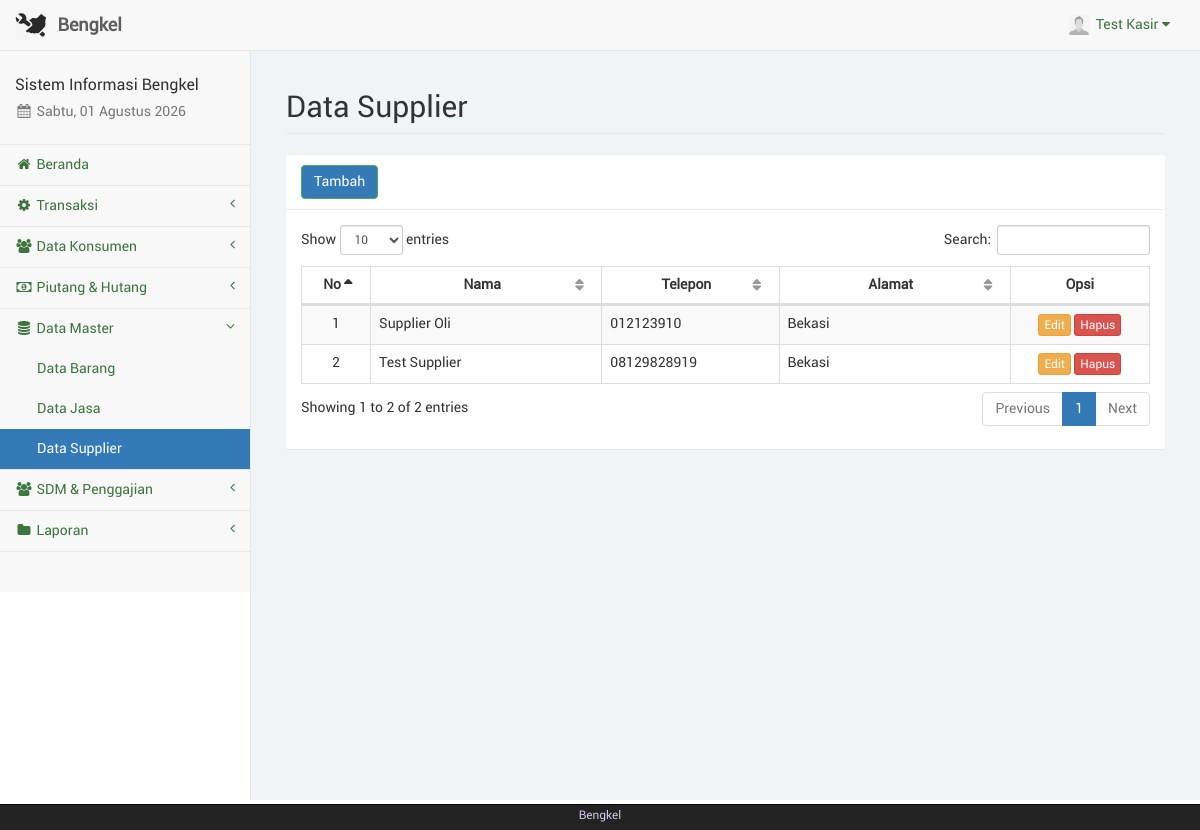
The page /kasir/supplier.php (signed in) on the database its author committed.
### tables this page shows
CREATE TABLE IF NOT EXISTS `kasir` (
  `id_kasir` int(11) NOT NULL,
  `nama_kasir` varchar(50) NOT NULL,
  `telp_kasir` varchar(20) NOT NULL,
  `user_kasir` varchar(50) NOT NULL,
  `pass_kasir` varchar(100) NOT NULL,
  `foto_kasir` text NOT NULL,
  `id_adm` int(11) NOT NULL
);

CREATE TABLE IF NOT EXISTS `supplier` (
  `id_spl` int(11) NOT NULL,
  `nama_spl` varchar(50) NOT NULL,
  `telp_spl` varchar(20) NOT NULL,
  `alamat_spl` text NOT NULL
);

### kasir/sess_check.php (called while the page is built, shortened)
<?php
	$chk_sess = isset($_SESSION['kasir']) ? (int)$_SESSION['kasir'] : 0;
	include("dist/config/koneksi.php");
	$sql_sess = "SELECT * FROM kasir WHERE id_kasir='$chk_sess'";
	$ress_sess = mysqli_query($conn, $sql_sess);
	$row_sess = mysqli_fetch_array($ress_sess);
	$sess_kasirname = $row_sess['nama_kasir'];
	$sess_kasirfoto = $row_sess['foto_kasir'];
?>

### kasir/supplier.php (the view, shortened to what this page needs)
<?php
	include("sess_check.php");
	$pagedesc = "Data Supplier";
	include("layout_top.php");
?>
		<div id="page-wrapper">
            <div class="container-fluid">
                <div class="row">
                    <div class="col-lg-12">
                        <h1 class="page-header">Data Supplier</h1>
                    </div>
                </div>
				<div class="row">
					<div class="col-lg-12"><?php include("layout_alert.php"); ?></div>
				</div>
				<div class="row">
					<div class="col-lg-12">
						<div class="panel panel-default">
							<div class="panel-heading">
								<a href="supplier_tambah.php" class="btn btn-success">Tambah</a>
							</div>
							<div class="panel-body">
								<table class="table table-striped table-bordered table-hover" id="tabel-data">
									<thead>
										<tr>
											<th width="1%">No</th>
											<th width="10%">Nama</th>
											<th width="5%">Telepon</th>
											<th width="10%">Alamat</th>
											<th width="5%">Opsi</th>
										</tr>
									</thead>
									<tbody>
										<?php
											$i = 1;
											$sql = "SELECT * FROM supplier ORDER BY nama_spl ASC";
											$ress = mysqli_query($conn, $sql);
											while($data = mysqli_fetch_array($ress)) {
												echo '<tr>';
												echo '<td class="text-center">'. $i .'</td>';
												echo '<td>' . htmlspecialchars($data['nama_spl']) .'</td>';
												echo '<td>' . htmlspecialchars($data['telp_spl']) .'</td>';
												echo '<td>' . htmlspecialchars($data['alamat_spl']) .'</td>';
												echo '<td class="text-center">
													  <a href="supplier_edit.php?spl='.htmlspecialchars($data['id_spl']).'" class="btn btn-warning btn-xs">Edit</a>
													  <a href="supplier_hapus.php?spl='.htmlspecialchars($data['id_spl']).'" onclick="return confirm(\'Apakah anda yakin akan menghapus '.htmlspecialchars($data['nama_spl']).' ?\');" class="btn btn-danger btn-xs">Hapus</a>
													  </td>';
												echo '</tr>';
												$i++;
											}
										?>
									</tbody>
								</table>
							</div>
						</div>
					</div>
				</div>
            </div>
        </div>
<?php
	include("layout_bottom.php");
?>

### kasir/layout_top.php (shortened to what this page needs)
<?php
	$haries = array("Sunday" => "Minggu", "Monday" => "Senin", "Tuesday" => "Selasa", "Wednesday" => "Rabu", "Thursday" => "Kamis", "Friday" => "Jum'at", "Saturday" => "Sabtu");
	$bulans = array("", "Januari", "Februari", "Maret", "April", "Mei", "Juni", "Juli", "Agustus", "September", "Oktober", "November", "Desember");
	$hari_ini = $haries[date("l")];
	$bulan_ini = $bulans[date("n")];
	$tanggal = date("d");
	$tahun = date("Y");
?>
<!DOCTYPE html>
<html lang="en">
<head>
	<link href="libs/bootstrap/dist/css/bootstrap.min.css" rel="stylesheet">
	<link href="libs/metisMenu/dist/metisMenu.min.css" rel="stylesheet">
    <link href="libs/datatables-plugins/integration/bootstrap/3/dataTables.bootstrap.css" rel="stylesheet">
    <link href="libs/datatables-responsive/css/dataTables.responsive.css" rel="stylesheet">
	<link href="dist/css/sb-admin-2.css" rel="stylesheet">
	<link href="dist/css/offline-font.css" rel="stylesheet">
	<link href="dist/css/custom.css" rel="stylesheet">
	<link href="libs/font-awesome/css/font-awesome.min.css" rel="stylesheet" type="text/css">
</head>
<body>
    <div id="wrapper">
        <nav class="navbar navbar-default navbar-static-top" role="navigation" style="margin-bottom: 0">
            <div class="navbar-header">
				<a class="navbar-brand hidden-xs" href="index.php">
					<img src="foto/logo.png" alt="brand" width="32" class="float-left image-brand">
					<div class="float-right">&nbsp;<strong>Bengkel</strong></div>
				</a>
			</div>
            <ul class="nav navbar-top-links navbar-right">
				<li class="dropdown dropdown-right">
					<a class="dropdown-toggle" data-toggle="dropdown" href="#">
						<img src="../foto/<?php echo $sess_kasirfoto;?>" width="20px" height="20px" padding="0px">&nbsp;&nbsp;<?php echo ucfirst($sess_kasirname); ?>&nbsp;<i class="fa fa-caret-down"></i>
					</a>
				</li>
			</ul>
            <div class="navbar-default sidebar" role="navigation">
                <div class="sidebar-nav navbar-collapse">
                    <ul class="nav" id="side-menu">
                        <li class="sidebar-search">
							<h4>Sistem Informasi Bengkel</h4>
							<h5 class="text-muted"><i class="fa fa-calendar fa-fw"></i>&nbsp;<?php echo $hari_ini.", ".$tanggal." ".$bulan_ini." ".$tahun ?></h5>
						</li>
						<?php
							if($pagedesc == "Beranda") {
								echo '<li><a href="index.php" class="active"><i class="fa fa-home fa-fw"></i>&nbsp;Beranda</a></li>';
							}
							else {
								echo '<li><a href="index.php"><i class="fa fa-home fa-fw"></i>&nbsp;Beranda</a></li>';
							}
							if(isset($menuparent) && $menuparent == "transaksi") {
								echo '<li class="active">';
							}
							else {
								echo '<li>';
							}
						?>
							<a href="#"><i class="fa fa-gear fa-fw"></i>&nbsp;Transaksi<span class="fa arrow"></span></a>
						</li>
						<?php
							if(isset($menuparent) && $menuparent == "konsumen") {
								echo '<li class="active">';
							}
							else {
								echo '<li>';
							}
						?>
							<a href="#"><i class="fa fa-group fa-fw"></i>&nbsp;Data Konsumen<span class="fa arrow"></span></a>
						</li>
						<?php
							if(isset($menuparent) && $menuparent == "piutang") {
								echo '<li class="active">';
							}
							else {
								echo '<li>';
							}
						?>
							<a href="#"><i class="fa fa-money fa-fw"></i>&nbsp;Piutang & Hutang<span class="fa arrow"></span></a>
						</li>
						<?php
							if(isset($menuparent) && $menuparent == "barang") {
								echo '<li class="active">';
							}
							else {
								echo '<li>';
							}
						?>
							<a href="#"><i class="fa fa-database fa-fw"></i>&nbsp;Data Master<span class="fa arrow"></span></a>
							<ul class="nav nav-second-level">
								<?php
									if($pagedesc == "Data Barang") {
										echo '<li><a href="barang.php" class="active">Data Barang</a></li>';
									}
									else {
										echo '<li><a href="barang.php">Data Barang</a></li>';
									}
									if($pagedesc == "Data Jasa") {
										echo '<li><a href="jasa.php" class="active">Data Jasa</a></li>';
									}
									else {
										echo '<li><a href="jasa.php">Data Jasa</a></li>';
									}
									if($pagedesc == "Data Supplier") {
										echo '<li><a href="supplier.php" class="active">Data Supplier</a></li>';
									}
									else {
										echo '<li><a href="supplier.php">Data Supplier</a></li>';
									}
								?>
							</ul>
						</li>
						<?php
							if(isset($menuparent) && $menuparent == "sdm") {
								echo '<li class="active">';
							}
							else {
								echo '<li>';
							}
						?>
							<a href="#"><i class="fa fa-users fa-fw"></i>&nbsp;SDM & Penggajian<span class="fa arrow"></span></a>
						</li>
						<?php
							if(isset($menuparent) && $menuparent == "laporan") {
								echo '<li class="active">';
							}
							else {
								echo '<li>';
							}
						?>
							<a href="#"><i class="fa fa-folder fa-fw"></i>&nbsp;Laporan<span class="fa arrow"></span></a>
						</li>
		                </ul>
                 </div>
             </div>
         </nav>

### rows shown on the page
kasir: foto_kasir (picture), nama_kasir "Test Kasir"
supplier: nama_spl "Supplier Oli", telp_spl "012123910", alamat_spl "Bekasi"
supplier: nama_spl "Test Supplier", telp_spl "08129828919", alamat_spl "Bekasi"
